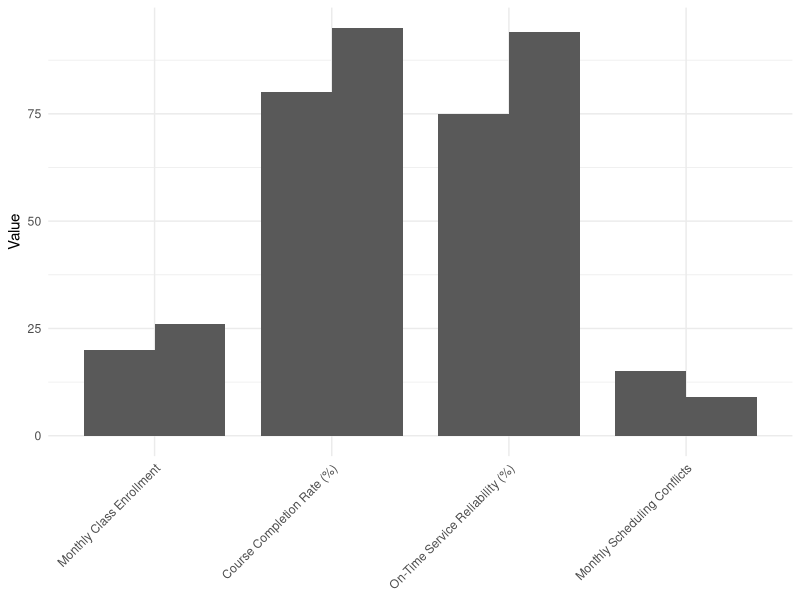

The R script that drew this image:
## ---- chunk 1
# Generate and save operations metrics chart
library(ggplot2)
df <- data.frame(
  Metric = factor(
    c("Monthly Class Enrollment", "Course Completion Rate (%)", 
      "On-Time Service Reliability (%)", "Monthly Scheduling Conflicts"),
    levels = c("Monthly Class Enrollment", "Course Completion Rate (%)", 
               "On-Time Service Reliability (%)", "Monthly Scheduling Conflicts")
  ),
  Baseline = c(20, 80, 75, 15),
  Improved = c(26, 95, 94, 9)
)

p <- ggplot(df, aes(x = Metric)) +
  geom_col(aes(y = Baseline), position = position_nudge(x = -0.2), width = 0.4) +
  geom_col(aes(y = Improved), position = position_nudge(x = 0.2), width = 0.4) +
  labs(x = NULL, y = "Value") +
  theme_minimal() +
  theme(axis.text.x = element_text(angle = 45, hjust = 1))

# Ensure images directory exists and save plot
if (!dir.exists("images")) dir.create("images")
ggsave("images/operations_metrics.png", plot = p, width = 8, height = 4, dpi = 300)
